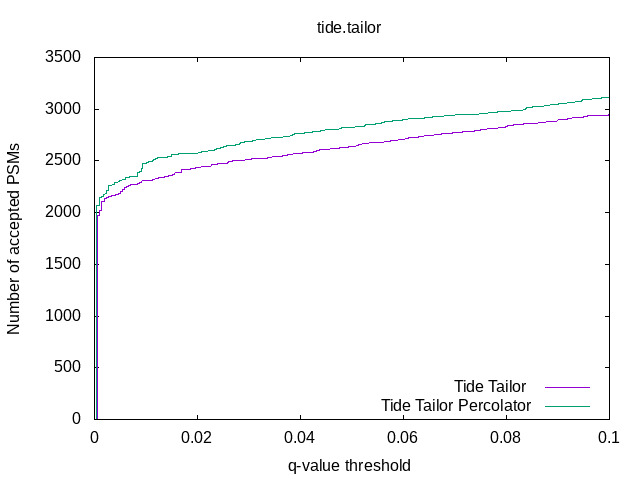

The gnuplot source for this figure:
set output "/dev/null"
set terminal png
set title "tide.tailor"
set xlabel "q-value threshold"
set ylabel "Number of accepted PSMs"
set xrange [0:0.1]
set key bottom right
plot "tide-tailor/tide-search.q.txt" using 1:0 title "Tide Tailor " with lines lw 1
replot "tide-tailor/tide-search.percolator.q.txt" using 1:0 title "Tide Tailor Percolator" with lines lw 1
set output
replot
